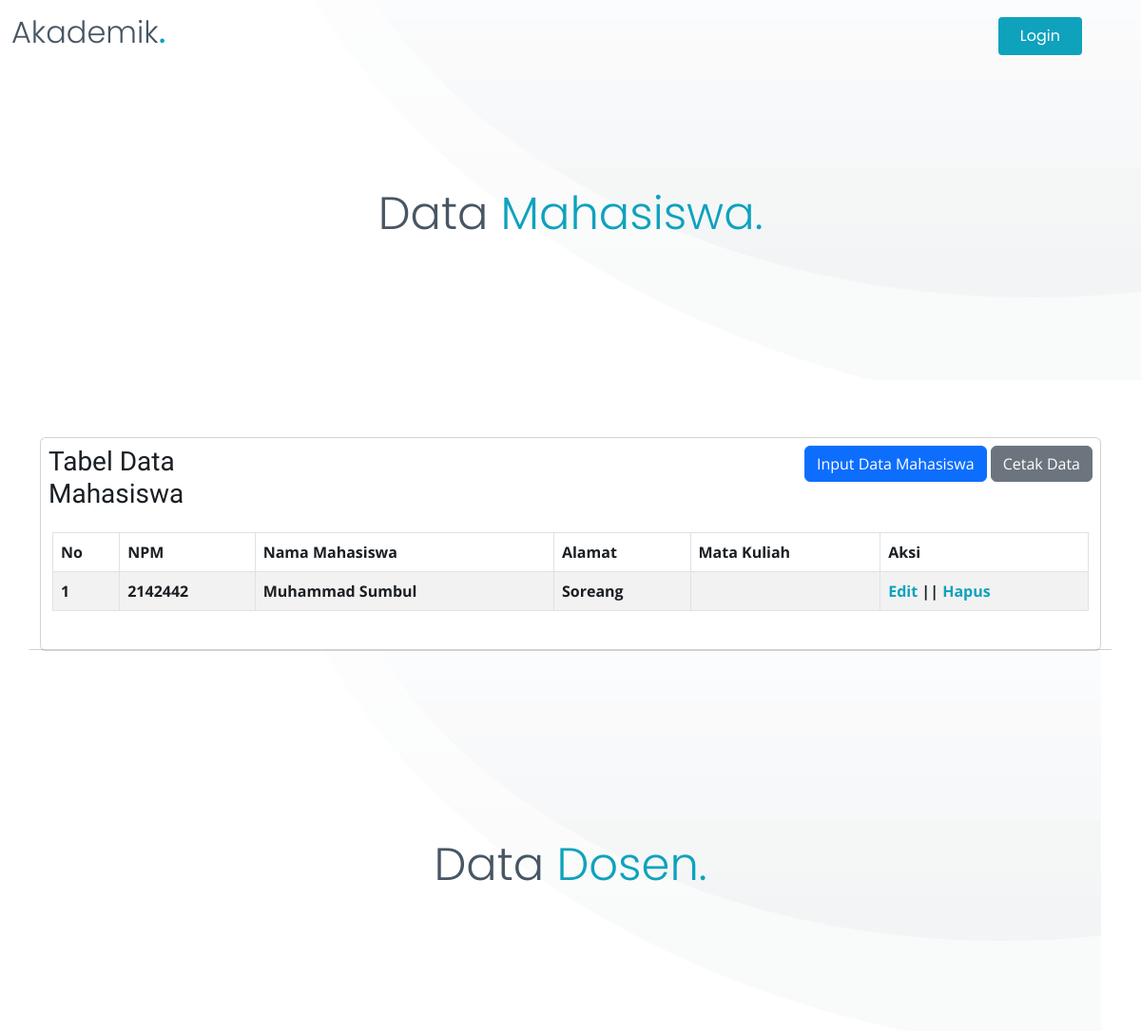
/input-mhs.php (upper part), run on an earlier commit of the app's database.
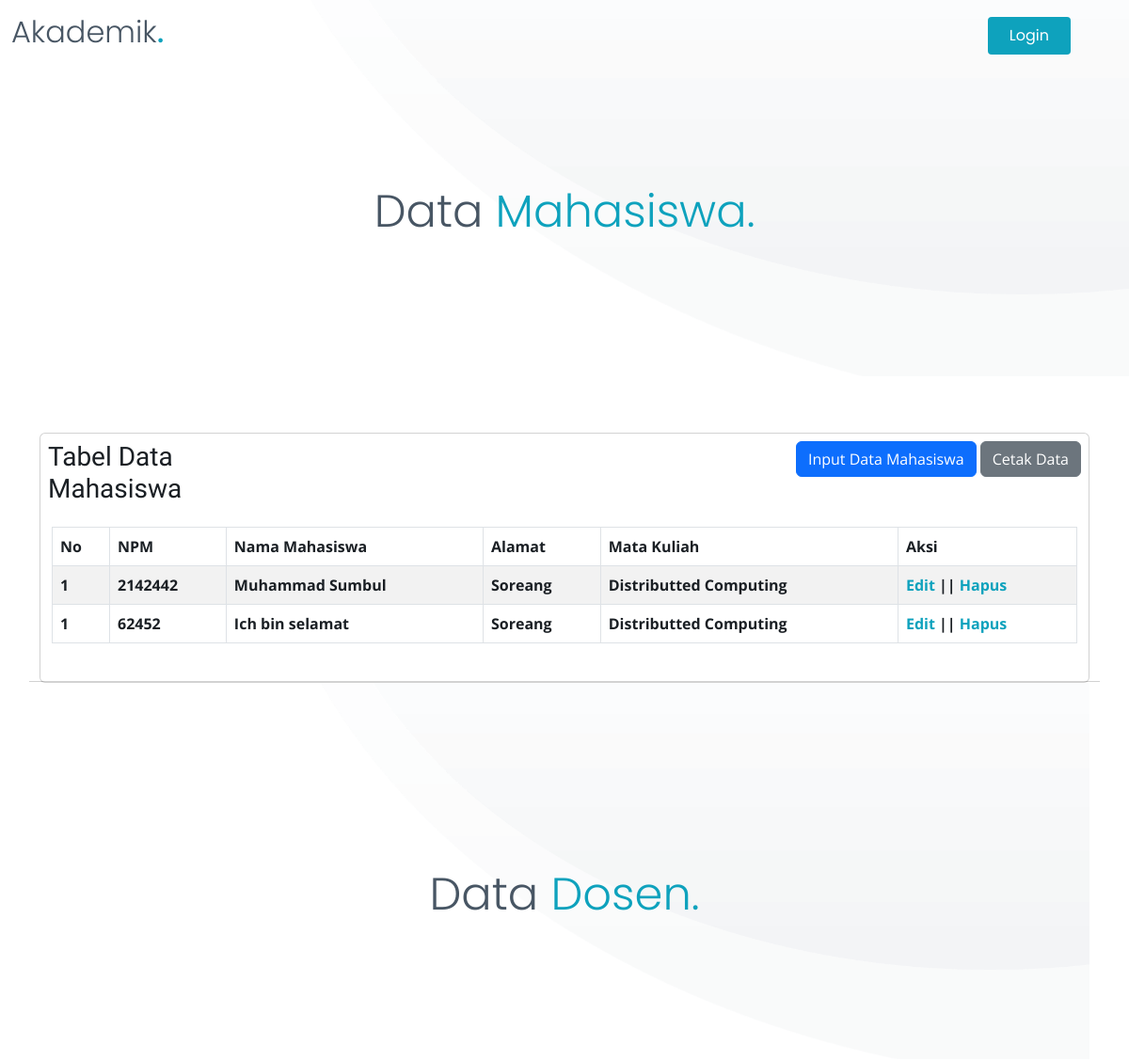
And on a later commit of the database.
### tables this page shows
CREATE TABLE IF NOT EXISTS `mahasiswa` (
  `kd_mk` int(11) NOT NULL AUTO_INCREMENT,
  `npm` char(50) NOT NULL DEFAULT '',
  `nama` varchar(50) NOT NULL,
  `alamat` text NOT NULL,
  PRIMARY KEY (`npm`),
  KEY `kd_mk` (`kd_mk`)
);

CREATE TABLE IF NOT EXISTS `matakuliah` (
  `kd_mk` int(11) NOT NULL AUTO_INCREMENT,
  `nama_mk` varchar(50) NOT NULL,
  `sks` varchar(50) NOT NULL,
  PRIMARY KEY (`kd_mk`)
);

### input-mhs.php (the view, shortened to what this page needs)
<?php include 'template/head.php'; ?>
<?php
include 'koneksi.php';
$data = mysqli_query($conn, "SELECT * FROM mahasiswa JOIN matakuliah ON mahasiswa.kd_mk=matakuliah.kd_mk");
?>
<section id="mhs" class="hero-animated d-flex align-items-center">
  <div class="container d-flex flex-column justify-content-center align-items-center text-center position-relative" data-aos="zoom-out">
    <h2>Data <span>Mahasiswa.</span></h2>
  </div>
</section>
<section class="table">
  <div class="container">
    <div class="card">
      <div class="card-header row">
        <div class="col-xl-3">
          <h3>Tabel Data Mahasiswa</h3>
        </div>
        <div class="col-xl-9 text-end">
          <p>
            <a class="btn btn-primary" data-bs-toggle="collapse" href="#collapseExample" role="button" aria-expanded="false" aria-controls="collapseExample">
              Input Data Mahasiswa
            </a>
            <button class="btn btn-secondary" type="button">
              Cetak Data
            </button>
          </p>
        </div>
        <div class="card-body">
          <table class="table table-bordered table-striped">
            <thead>
              <tr>
                <th scope="col">No</th>
                <th scope="col">NPM</th>
                <th scope="col">Nama Mahasiswa</th>
                <th scope="col">Alamat</th>
                <th scope="col">Mata Kuliah</th>
                <th scope="col">Aksi</th>
              </tr>
            </thead>
            <tbody>
              <?php foreach ($data as $mahasiswa) : ?>
                <tr>
                  <?php $key = 1;  ?>
                  <th scope="row"><?= $key++ ?></th>
                  <th><?= $mahasiswa['npm'] ?></th>
                  <th><?= $mahasiswa['nama'] ?></th>
                  <th><?= $mahasiswa['alamat'] ?></th>
                  <th><?= $mahasiswa['nama_mk'] ?></th>
                  <th>
                    <a href="#?edit=true&npm=<?= $mahasiswa['npm'] ?>">Edit</a> || <a href="action/delete-mahasiswa.php?npm=<?= $mahasiswa['npm'] ?>">Hapus</a>
                  </th>
                </tr>
              <?php endforeach; ?>
            </tbody>
          </table>
        </div>
      </div>
    </div>
    <section id="dosen" class="hero-animated d-flex align-items-center">
      <div class="container d-flex flex-column justify-content-center align-items-center text-center position-relative" data-aos="zoom-out">
        <h2>Data <span>Dosen.</span></h2>
      </div>
    </section>
        <?php include 'template/foot.php'; ?>

### template/head.php (shortened to what this page needs)
<!DOCTYPE html>
<html lang="en">
<head>
    <link href="assets/vendor/bootstrap/css/bootstrap.min.css" rel="stylesheet">
    <link href="assets/vendor/bootstrap-icons/bootstrap-icons.css" rel="stylesheet">
    <link href="assets/vendor/aos/aos.css" rel="stylesheet">
    <link href="assets/vendor/glightbox/css/glightbox.min.css" rel="stylesheet">
    <link href="assets/vendor/swiper/swiper-bundle.min.css" rel="stylesheet">
    <link href="assets/css/variables.css" rel="stylesheet">
    <link href="assets/css/main.css" rel="stylesheet">
</head>
<body id="body">
    <header id="header" class="header fixed-top" data-scrollto-offset="0">
        <div class="container-fluid d-flex align-items-center justify-content-between">
            <a href="index.php" class="logo d-flex align-items-center scrollto me-auto me-lg-0">
                <h1>Akademik<span>.</span></h1>
            </a>
            <a class="btn-getstarted scrollto" href="">Login</a>
        </div>
    </header>

### template/foot.php (shortened to what this page needs)
</body>
</html>

### assets/css/variables.css (style rules this page uses)
:root { --font-default: 'Open Sans', system-ui, -apple-system, "Segoe UI", Roboto, "Helvetica Neue", Arial, "Noto Sans", "Liberation Sans", sans-serif, "Apple Color Emoji", "Segoe UI Emoji", "Segoe UI Symbol", "Noto Color Emoji"; --font-primary: 'Source Sans Pro', sans-serif; --font-secondary: 'Poppins', sans-serif; --color-default: #1a1f24; --color-default-rgb: 26, 31, 36; --color-links: #0ea2bd; --color-links-hover: #1ec3e0; --color-primary: #0ea2bd; --color-primary-light: #1ec3e0; --color-primary-dark: #0189a1; --color-primary-rgb: 14, 162, 189; --color-primary-light-rgb: 30, 195, 224; --color-primary-dark-rgb: 1, 137, 161; --color-secondary: #485664; --color-secondary-light: #8f9fae; --color-secondary-dark: #3a4753; --color-secondary-rgb: 72, 86, 100; --color-secondary-light-rgb: 143, 159, 174; --color-secondary-dark-rgb: 58, 71, 83; --color-blue: #0d6efd; --color-blue-rgb: 13, 110, 253; --color-indigo: #6610f2; --color-indigo-rgb: 102, 16, 242; --color-purple: #6f42c1; --color-purple-rgb: 111, 66, 193; --color-pink: #f3268c; --color-pink-rgb: 243, 38, 140; --color-red: #df1529; --color-red-rgb: 223, 21, 4; --color-orange: #fd7e14; --color-orange-rgb: 253, 126, 20; --color-yellow: #ffc107; --color-yellow-rgb: 255, 193, 7; --color-green: #059652; --color-green-rgb: 5, 150, 82; --color-teal: #20c997; --color-teal-rgb: 32, 201, 151; --color-cyan: #0dcaf0; --color-cyan-rgb: 13, 202, 240; --color-white: #ffffff; --color-white-rgb: 255, 255, 255; --color-gray: #6c757d; --color-gray-rgb: 108, 117, 125; --color-black: #000000; --color-black-rgb: 0, 0, 0; }
:root { --bs-blue: var(--color-blue); --bs-indigo: var(--color-indigo); --bs-purple: var(--color-purple); --bs-pink: var(--color-pink); --bs-red: var(--color-red); --bs-orange: var(--color-orange); --bs-yellow: var(--color-yellow); --bs-green: var(--color-green); --bs-teal: var(--color-teal); --bs-cyan: var(--color-cyan); --bs-white: var(--color-white); --bs-gray: var(--color-gray); --bs-gray-dark: #343a40; --bs-gray-100: #f8f9fa; --bs-gray-200: #e9ecef; --bs-gray-300: #dee2e6; --bs-gray-400: #ced4da; --bs-gray-500: #adb5bd; --bs-gray-600: #6c757d; --bs-gray-700: #495057; --bs-gray-800: #343a40; --bs-gray-900: #212529; --bs-primary: var(--color-blue); --bs-secondary: var(--color-blue); --bs-success: #198754; --bs-info: #0dcaf0; --bs-warning: #ffc107; --bs-danger: #dc3545; --bs-light: #f8f9fa; --bs-dark: #212529; --bs-primary-rgb: var(--color-primary-rgb); --bs-secondary-rgb: var(--color-secondary-rgb); --bs-success-rgb: 25, 135, 84; --bs-info-rgb: 13, 202, 240; --bs-warning-rgb: 255, 193, 7; --bs-danger-rgb: 220, 53, 69; --bs-light-rgb: 248, 249, 250; --bs-dark-rgb: 33, 37, 41; --bs-white-rgb: var(--color-white-rgb); --bs-black-rgb: var(--color-black-rgb); --bs-body-color-rgb: var(--color-default-rgb); --bs-body-bg-rgb: 255, 255, 255; --bs-font-sans-serif: var(--font-default); --bs-font-monospace: SFMono-Regular, Menlo, Monaco, Consolas, "Liberation Mono", "Courier New", monospace; --bs-gradient: linear-gradient(180deg, rgba(255, 255, 255, 0.15), rgba(255, 255, 255, 0)); --bs-body-font-family: var(--font-default); --bs-body-font-size: 1rem; --bs-body-font-weight: 400; --bs-body-line-height: 1.5; --bs-body-color: var(--color-default); --bs-body-bg: #fff; }

### assets/css/main.css (style rules this page uses)
:root { scroll-behavior: smooth; }
a { color: var(--color-links); text-decoration: none; }
h1, h2, h3, h4, h5, h6 { font-family: var(--font-primary); }
section { padding: 60px 0; overflow: hidden; }
.header { padding: 15px 0; transition: all 0.5s; z-index: 997; }
.header .logo h1 { font-size: 32px; font-weight: 300; color: var(--color-secondary); font-family: var(--font-secondary); }
.header .logo h1 span { color: var(--color-primary); font-weight: 500; }
.header .btn-getstarted, .header .btn-getstarted:focus { font-size: 16px; color: var(--color-white); background: var(--color-primary); padding: 8px 23px; border-radius: 4px; transition: 0.3s; font-family: var(--font-secondary); }
@media (max-width: 1279px) { .header .btn-getstarted, .header .btn-getstarted:focus { margin-right: 50px; } }
.hero-animated { width: 100%; min-height: 50vh; background: url("../img/hero-bg.png") center center; background-size: cover; position: relative; padding: 120px 0 60px; }
.hero-animated h2 { margin: 0 0 10px 0; font-size: 48px; font-weight: 300; color: var(--color-secondary); font-family: var(--font-secondary); }
.hero-animated h2 span { color: var(--color-primary); }

What changed in the data, as far as the page shows it:
changed through a linked row, mahasiswa "Muhammad Sumbul": kd_mk.nama_mk (not shown) → "Distributted Computing"
added mahasiswa: npm "62452", nama "Ich bin selamat", alamat "Soreang", kd_mk.nama_mk "Distributted Computing"
